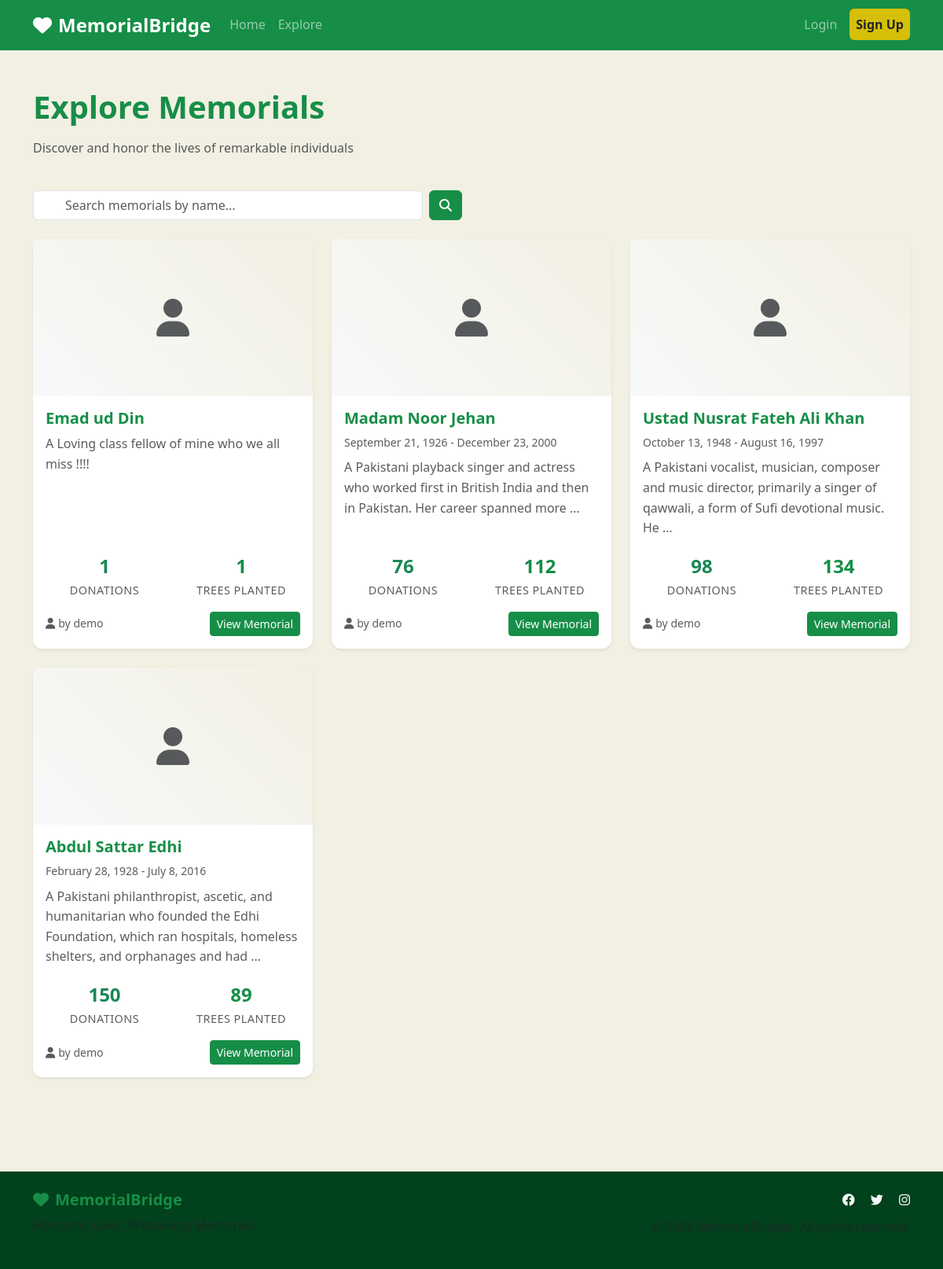
/explore/, run on the app's committed database.
### main_app/models.py (models this page shows, shortened)
class Memorial(models.Model):
    VISIBILITY_CHOICES = [
        ('public', 'Public'),
        ('private', 'Private'),
    ]
    owner = models.ForeignKey(UserProfile, on_delete=models.CASCADE, related_name='memorials')
    name = models.CharField(max_length=200)
    slug = models.SlugField(unique=True, blank=True)
    dob = models.DateField(null=True, blank=True, verbose_name="Date of Birth")
    dod = models.DateField(null=True, blank=True, verbose_name="Date of Passing")
    bio = models.TextField(blank=True, help_text="Biography or description")
    cover_image = models.ImageField(upload_to='memorial_covers/', blank=True, null=True)
    visibility = models.CharField(max_length=10, choices=VISIBILITY_CHOICES, default='public')
    donations_count = models.IntegerField(default=0)
    trees_planted_count = models.IntegerField(default=0)
    created_at = models.DateTimeField(auto_now_add=True)
    updated_at = models.DateTimeField(auto_now=True)
    class Meta:
        ordering = ['-created_at']

class UserProfile(models.Model):
    user = models.OneToOneField(User, on_delete=models.CASCADE)
    verified = models.BooleanField(default=False)

### main_app/views.py (the view)
# urls.py: path('explore/', views.explore, name='explore'),
def explore(request):
    search_query = request.GET.get('search', '')
    memorials = Memorial.objects.filter(visibility='public')
    if search_query:
        memorials = memorials.filter(
            Q(name__icontains=search_query) | Q(bio__icontains=search_query)
        )
    context = {
        'memorials': memorials,
        'search_query': search_query
    }
    return render(request, 'main_app/explore.html', context)

### templates/main_app/explore.html (shortened to what this page needs)
{% extends 'base.html' %}
{% load static %}
{% block content %}
<div class="container py-5">
    <div class="row mb-4">
        <div class="col-12">
            <h1 class="fw-bold text-primary mb-3">Explore Memorials</h1>
            <p class="text-muted">Discover and honor the lives of remarkable individuals</p>
        </div>
    </div>
    <div class="row mb-4">
        <div class="col-lg-6">
            <form method="get" class="d-flex">
                <input type="text" name="search" class="form-control"
                       placeholder="Search memorials by name..."
                       value="{{ search_query }}">
                <button class="btn btn-primary ms-2" type="submit">
                    <i class="fas fa-search"></i>
                </button>
            </form>
        </div>
        <div class="col-lg-6 text-lg-end mt-2 mt-lg-0">
        </div>
    </div>
    <div class="row">
        {% for memorial in memorials %}
        <div class="col-lg-4 col-md-6 mb-4">
            <div class="card memorial-card h-100 border-0 shadow-sm">
                {% if memorial.cover_image %}
                <img src="{{ memorial.cover_image.url }}" class="card-img-top memorial-image" alt="{{ memorial.name }}">
                {% else %}
                <div class="card-img-top memorial-placeholder d-flex align-items-center justify-content-center bg-light">
                    <i class="fas fa-user fa-3x text-muted"></i>
                </div>
                {% endif %}
                <div class="card-body d-flex flex-column">
                    <h5 class="card-title text-primary">{{ memorial.name }}</h5>
                    {% if memorial.dob and memorial.dod %}
                    <p class="text-muted small mb-2">
                        {{ memorial.dob|date:"F j, Y" }} - {{ memorial.dod|date:"F j, Y" }}
                    </p>
                    {% endif %}
                    <p class="card-text text-muted flex-grow-1">
                        {{ memorial.bio|truncatewords:20|default:"A beloved individual remembered by many." }}
                    </p>
                    <div class="memorial-stats mb-3">
                        <div class="row text-center">
                            <div class="col-6">
                                <div class="stat-item">
                                    <div class="stat-number text-success fw-bold">{{ memorial.donations_count }}</div>
                                    <div class="stat-label small text-muted">Donations</div>
                                </div>
                            </div>
                            <div class="col-6">
                                <div class="stat-item">
                                    <div class="stat-number text-primary fw-bold">{{ memorial.trees_planted_count }}</div>
                                    <div class="stat-label small text-muted">Trees Planted</div>
                                </div>
                            </div>
                        </div>
                    </div>
                    <div class="d-flex justify-content-between align-items-center">
                        <small class="text-muted">
                            <i class="fas fa-user me-1"></i>by {{ memorial.owner.user.username }}
                        </small>
                        <a href="{% url 'memorial_detail' memorial.slug %}" class="btn btn-primary btn-sm">
                            View Memorial
                        </a>
                    </div>
                </div>
            </div>
        </div>
        {% endfor %}
    </div>
</div>
{% endblock %}

### static/css/global.css (style rules this page uses)
:root { --pakistani-green: #168E47; --pakistan-flag-green: #01411C; --islamic-green: #009639; --golden-yellow: #D6BF08; --warm-beige: #F2F0E3; --earth-brown: #8B4513; --pure-white: #FFFFFF; --soft-gray: #F8F9FA; --medium-gray: #6C757D; --dark-gray: #343A40; --success-green: var(--pakistani-green); --warning-amber: #FFC107; --danger-red: #DC3545; --info-blue: #17A2B8; }
body { font-family: 'Segoe UI', Tahoma, Geneva, Verdana, sans-serif; line-height: 1.6; color: var(--dark-gray); background-color: var(--warm-beige); }
h1, h2, h3, h4, h5, h6 { color: var(--pakistani-green); font-weight: 600; }
.text-primary { color: var(--pakistani-green) !important; }
.btn-primary { background-color: var(--pakistani-green); border-color: var(--pakistani-green); color: var(--pure-white); }
.card { border: none; border-radius: 12px; box-shadow: 0 4px 6px rgba(0, 0, 0, 0.07); transition: all 0.3s ease; background-color: var(--pure-white); }
.memorial-card { transition: all 0.3s ease; border: 1px solid rgba(22, 142, 71, 0.1); }
.memorial-placeholder { background: linear-gradient(45deg, var(--soft-gray), var(--warm-beige)); border-radius: 8px 8px 0 0; }
.stat-number { font-size: 2rem; font-weight: bold; color: var(--pakistani-green); }
.stat-label { font-size: 0.9rem; color: var(--medium-gray); text-transform: uppercase; letter-spacing: 0.5px; }

### templates/main_app/explore.html (style rules this page uses)
.memorial-placeholder { height: 200px; }
.memorial-card { transition: transform 0.2s ease-in-out; }
.stat-number { font-size: 1.5rem; }

### data on the page
Memorial: name "Emad ud Din", bio "A Loving class fellow of mine who we all miss !!!!", donations_count "1", trees_planted_count "1", owner.user.username "demo"
Memorial: name "Madam Noor Jehan", dob "September 21, 1926", dod "December 23, 2000", bio "A Pakistani playback singer and actress who worked first in British India and then in Pakistan. Her career spanned more …", donations_count "76", trees_planted_count "112", owner.user.username "demo"
Memorial: name "Ustad Nusrat Fateh Ali Khan", dob "October 13, 1948", dod "August 16, 1997", bio "A Pakistani vocalist, musician, composer and music director, primarily a singer of qawwali, a form of Sufi devotional music. He …", donations_count "98", trees_planted_count "134", owner.user.username "demo"
Memorial: name "Abdul Sattar Edhi", dob "February 28, 1928", dod "July 8, 2016", bio "A Pakistani philanthropist, ascetic, and humanitarian who founded the Edhi Foundation, which ran hospitals, homeless shelters, and orphanages and had …", donations_count "150", trees_planted_count "89", owner.user.username "demo"
